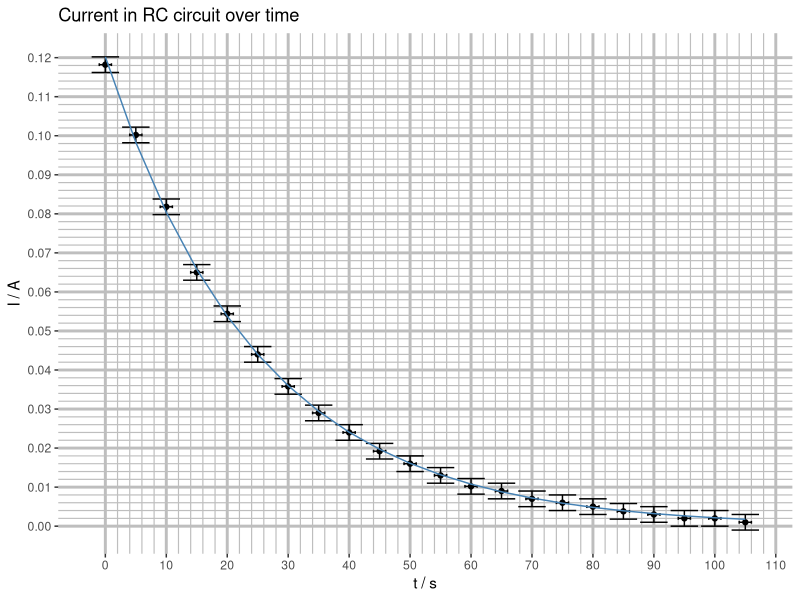

Source code (R):
library(ggplot2)

U_I <- 0.002
U_t <- 1
charge_df <- read.table("data.csv", sep=",")
colnames(charge_df) <- c("t", "I1", "I2", "I3", "I4", "I5")
charge_df$I_avg <- rowMeans(charge_df[c("I1", "I2", "I3", "I4", "I5")])
m <- nls(I_avg~I0*exp(-t/tau), start=list(I0=head(charge_df$I_avg, n=1),tau=25), data=charge_df)
m
qplot(t, I_avg, data=charge_df, main="Current in RC circuit over time",
      xlab="t / s", ylab="I / A") +
      geom_errorbar(data=charge_df, mapping=aes(ymin=I_avg-U_I, ymax=I_avg+U_I)) +
      geom_errorbarh(data=charge_df, mapping=aes(xmin=t-U_t, xmax=t+U_t)) +
      theme(panel.grid.minor = element_line(colour="gray", size=0.4),
            panel.grid.major = element_line(colour="gray", size=1),
            panel.background = element_blank()) +
      scale_y_continuous(minor_breaks = seq(0, 0.12, 0.002), breaks = seq(0, 0.12, 0.01)) +
      scale_x_continuous(minor_breaks = seq(0, 110, 2), breaks = seq(0, 110, 10)) +
      geom_line(aes(y = predict(m)), color="steelblue")
